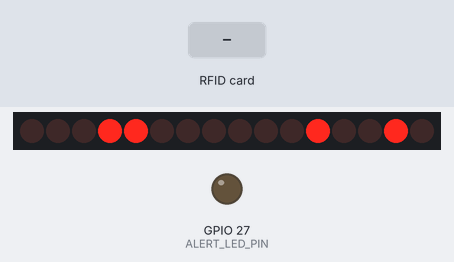
This sketch was run on a simulated ESP32. Shown: 16 shift-register outputs drawn as a row of LEDs (first output left, lit = HIGH), output pins drawn as LEDs (lit = HIGH). Wiring (inferred from the names in the program): 4 × IR receiver: data GPIO 25 / data GPIO 26 / data GPIO 32 / data GPIO 33; 2 × shift register (74HC595): data GPIO 14; shift clock GPIO 13; latch GPIO 12. Wiring (inferred from the signals the program sends): row of LEDs: on Q0, Q1, Q2, Q3, Q4, Q5, Q6, Q7, Q8, Q9, Q10, Q11, Q12, Q13, Q14, Q15. The test bench sets the inputs (shaded band). WiFi joins after 1.5 s; servers stay silent unless stated; pins used as bus, display or sensor lines are not drawn; what the sketch prints to the serial monitor is not drawn.

Above: at 3.0 s.
3.1 s: RFID card AF AC 61 1F held to the reader
At 13.9 s:
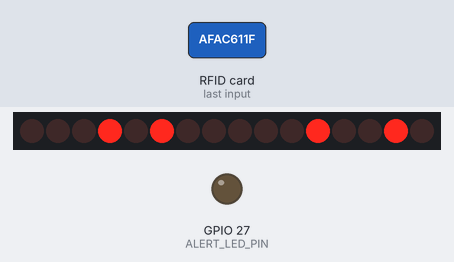
At 14.7 s:
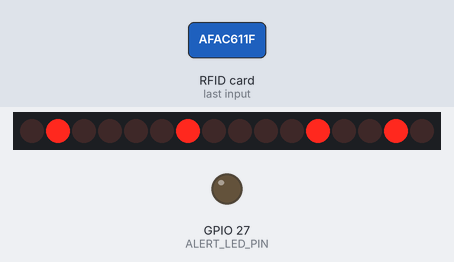
Timing chart, 0 to 15.6 s (numbered marks = the images above; inputs shaded):
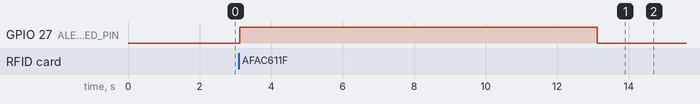

Measured:
- after the input at 3.1 s, GPIO 27 (ALERT_LED_PIN): LOW → HIGH at once, → LOW 10.0 s later

The sketch:

Traffic_Management_Sytem.ino
```cpp
#define BLYNK_TEMPLATE_ID "TMPL3c4Ogzfwl"
#define BLYNK_TEMPLATE_NAME "TRAFFIC MANAGEMENT SYSTEM"
#define BLYNK_AUTH_TOKEN "fYoVZOrJwf-CMs4w8ib7uIk9GRLCA7Nm"

#include <SPI.h>
#include <MFRC522.h>
#include <WiFi.h>
#include <BlynkSimpleEsp32.h>

// **Blynk Credentials**
char auth[] = "fYoVZOrJwf-CMs4w8ib7uIk9GRLCA7Nm"; 
char ssid[] = "TrafficIOT";  
char pass[] = "12345678";  

// **ESP32 GPIO Pins for Shift Register**
#define dataPin 14   
#define latchPin 12  
#define clockPin 13  

// **IR Sensor Pins for Traffic Detection**
#define IR_NORTH 32   
#define IR_SOUTH 33   
#define IR_EAST  25   
#define IR_WEST  26    

// **RFID Pins**
#define SS_PIN  5    
#define RST_PIN 22  

// **LED Alert Pin**
#define ALERT_LED_PIN 27  

// **Initialize RFID Reader**
MFRC522 rfid(SS_PIN, RST_PIN);

// **Blynk Virtual Pins**
#define VPIN_LED_NORTH   V2
#define VPIN_LED_SOUTH   V3
#define VPIN_LED_EAST    V4
#define VPIN_LED_WEST    V5
#define VPIN_EMERGENCY_LED V6  

// **Traffic Light States**
#define NORTH        0b00011000, 0b01001000  
#define NORTH_YELLOW 0b00101000, 0b01001000  
#define SOUTH        0b01000010, 0b01001000  
#define SOUTH_YELLOW 0b01000100, 0b01001000    
#define EAST         0b01001000, 0b00011000  
#define EAST_YELLOW  0b01001000, 0b00101000  
#define WEST         0b01001000, 0b01000010  
#define WEST_YELLOW  0b01001000, 0b01000100  
#define ALL_RED      0b01001000, 0b01001000  

// **Traffic Light Timing**
const unsigned long DEFAULT_GREEN_TIME = 5000; 
const unsigned long MIN_GREEN_TIME = 3000;     
const unsigned long MAX_GREEN_TIME = 7000;     
const unsigned long YELLOW_TIME = 1000;        
const unsigned long EMERGENCY_TIME = 10000;    

// **Traffic Light Sequence**
const byte states[][2] = {
  {NORTH}, {NORTH_YELLOW}, 
  {SOUTH}, {SOUTH_YELLOW}, 
  {EAST},  {EAST_YELLOW},  
  {WEST},  {WEST_YELLOW}   
};

// **Emergency Mode Variables**
bool emergencyMode = false;
unsigned long emergencyStartTime = 0;

// **Function Prototypes**
void updateLights(byte shiftReg1, byte shiftReg2);
unsigned long getTrafficBasedTime(uint8_t step);
void checkTrafficDensity();
void checkRFID();
void blinkLED(int duration);

void setup() {
  Serial.begin(115200); 

  // **Connect to Blynk**
  WiFi.begin(ssid, pass);
  Blynk.begin(auth, ssid, pass, "blynk.cloud", 80);
  
  // **Initialize RFID and SPI**
  SPI.begin();
  rfid.PCD_Init();  

  // **Set Pin Modes**
  pinMode(dataPin, OUTPUT);
  pinMode(clockPin, OUTPUT);
  pinMode(latchPin, OUTPUT);
  pinMode(IR_NORTH, INPUT);
  pinMode(IR_SOUTH, INPUT);
  pinMode(IR_EAST, INPUT);
  pinMode(IR_WEST, INPUT);
  pinMode(ALERT_LED_PIN, OUTPUT);

  updateLights(ALL_RED);  // **Start with all red**
}

void loop() {
  Blynk.run(); 
  checkTrafficDensity();
  checkRFID(); 

  if (emergencyMode && millis() - emergencyStartTime < EMERGENCY_TIME) {
    return;  
  }
  emergencyMode = false;
  Blynk.virtualWrite(VPIN_EMERGENCY_LED, 0);  

  static uint8_t step = 0;
  static unsigned long lastChange = 0;
  
  unsigned long interval = (step % 2 == 0) ? YELLOW_TIME : getTrafficBasedTime(step);

  if (millis() - lastChange >= interval) {
    lastChange = millis();
    updateLights(states[step][0], states[step][1]);
    step = (step + 1) % 8;  
  }
}

// ✅ **Determine Green Time Based on Traffic**
unsigned long getTrafficBasedTime(uint8_t step) {
  if ((step == 1 && digitalRead(IR_NORTH) == LOW) ||
      (step == 3 && digitalRead(IR_SOUTH) == LOW) ||
      (step == 5 && digitalRead(IR_EAST) == LOW)  ||
      (step == 7 && digitalRead(IR_WEST) == LOW)) {
    return MAX_GREEN_TIME;
  }
  return MIN_GREEN_TIME;
}

// ✅ **Check Traffic Density and Update Blynk**
void checkTrafficDensity() {
  bool northTraffic = digitalRead(IR_NORTH) == LOW;
  bool southTraffic = digitalRead(IR_SOUTH) == LOW;
  bool eastTraffic = digitalRead(IR_EAST) == LOW;
  bool westTraffic = digitalRead(IR_WEST) == LOW;

  Blynk.virtualWrite(VPIN_LED_NORTH, northTraffic ? 255 : 0);
  Blynk.virtualWrite(VPIN_LED_SOUTH, southTraffic ? 255 : 0);
  Blynk.virtualWrite(VPIN_LED_EAST, eastTraffic ? 255 : 0);
  Blynk.virtualWrite(VPIN_LED_WEST, westTraffic ? 255 : 0);
}

// ✅ **Check RFID for Emergency & VIP Vehicles**
void checkRFID() {
  if (!rfid.PICC_IsNewCardPresent() || !rfid.PICC_ReadCardSerial()) return;

  // **Extract Tag ID**
  String tagID = "";
  for (byte i = 0; i < rfid.uid.size; i++) {
    tagID += String(rfid.uid.uidByte[i], HEX);
  }
  Serial.println("RFID Tag Scanned: " + tagID);

  // **Emergency Vehicle RFID**
  if (tagID == "afac611f") {  
    Serial.println("🚨 Emergency Vehicle Detected!");
    emergencyMode = true;
    emergencyStartTime = millis();
    Blynk.virtualWrite(VPIN_EMERGENCY_LED, 255);  
    blinkLED(10000);  // **LED ON for 10 seconds**
  } 
  // **VIP Vehicle RFID**
  else if (tagID == "241451a7") {  
    Serial.println("⭐ VIP Vehicle Detected!");
    Blynk.virtualWrite(VPIN_EMERGENCY_LED, 128);  
    blinkLED(2000);  // **LED ON for 2 seconds**
  } 
  else {
    Serial.println("🔹 Unknown RFID Tag.");
  }

  rfid.PICC_HaltA();  
  rfid.PCD_StopCrypto1();
}

// ✅ **LED Blink Function**
void blinkLED(int duration) {
  digitalWrite(ALERT_LED_PIN, HIGH);
  delay(duration);
  digitalWrite(ALERT_LED_PIN, LOW);
}

// ✅ **Control Traffic Lights**
void updateLights(byte shiftReg1, byte shiftReg2) {
  digitalWrite(latchPin, LOW);
  shiftOut(dataPin, clockPin, MSBFIRST, shiftReg2);
  shiftOut(dataPin, clockPin, MSBFIRST, shiftReg1);
  digitalWrite(latchPin, HIGH);
}
```
